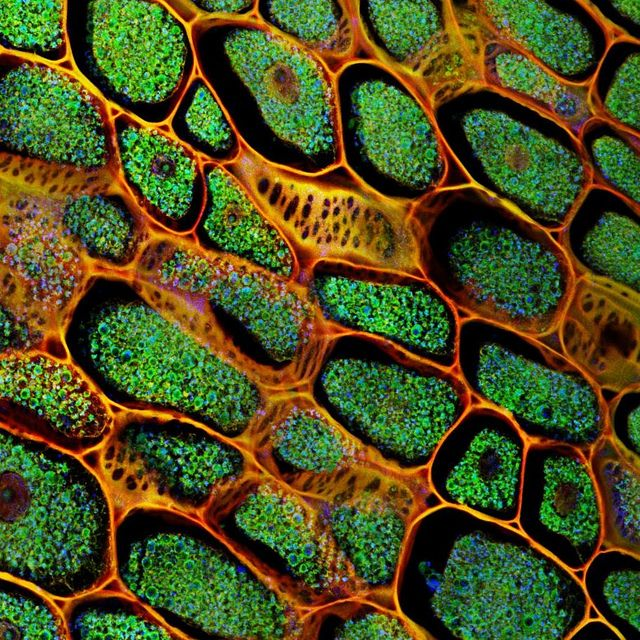
#> input picture introduction_to_computer_vision/leaf.jpeg, 640 x 640 px
$ jupyter execute introduction_to_computer_vision.ipynb
#> lines starting #> are read from the running program, lines starting #| are printed output that depends on the picture
[cell 1]
import cv2

# Read the image
image = cv2.imread('leaf.jpeg')
#> image is the input picture: shape (640, 640, 3); mean B, G, R 31.3, 78.8, 77.3

# Print the pixel values
print(image)
#> (printed output is left out)

[cell 2]
image.shape
#> Out = (640, 640, 3)

## Convert color image to grayscale image

[cell 3]
gray_image = cv2.cvtColor(image, cv2.COLOR_BGR2GRAY)
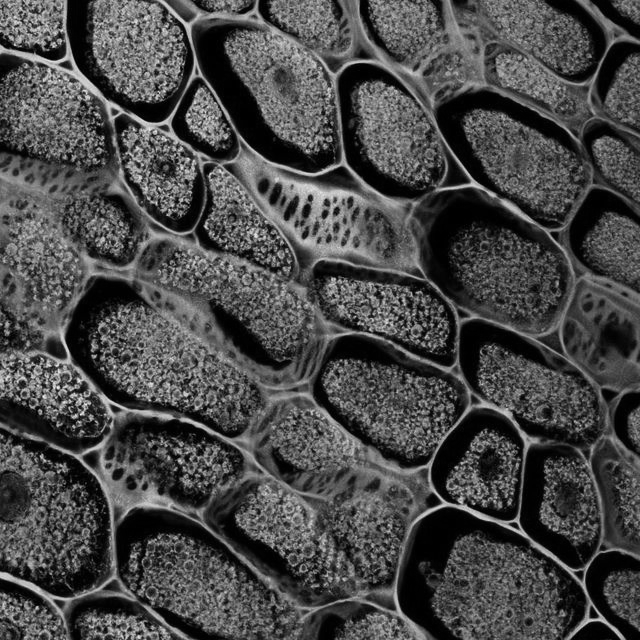
#> gray_image: shape (640, 640); min 0, max 244, mean 72.9

# Save the grayscale image (optional)
cv2.imwrite('grayscale_leaf.jpg', gray_image)

# Display the grayscale image (optional)
cv2.imshow('grayscale_leaf', gray_image)
#cv2.waitKey(5)
#cv2.destroyAllWindows()

[cell 4]
gray_image

## Now as we can see there's no 3rd channel so it's a grayscale image

[cell 5]
gray_image.shape
#> Out = (640, 640)
